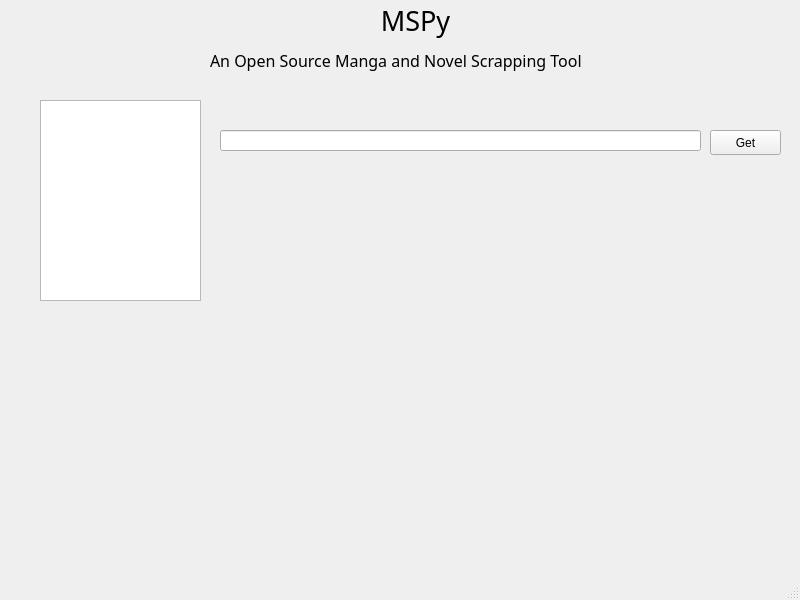
<?xml version="1.0" encoding="UTF-8"?>
<ui version="4.0">
 <class>MainWindow</class>
 <widget class="QMainWindow" name="MainWindow">
  <property name="geometry">
   <rect>
    <x>0</x>
    <y>0</y>
    <width>800</width>
    <height>600</height>
   </rect>
  </property>
  <property name="windowTitle">
   <string>MainWindow</string>
  </property>
  <widget class="QWidget" name="centralwidget">
   <widget class="QLabel" name="label">
    <property name="geometry">
     <rect>
      <x>350</x>
      <y>0</y>
      <width>131</width>
      <height>41</height>
     </rect>
    </property>
    <property name="font">
     <font>
      <family>Noto Serif Medium</family>
      <pointsize>20</pointsize>
     </font>
    </property>
    <property name="text">
     <string>MSPy</string>
    </property>
    <property name="scaledContents">
     <bool>false</bool>
    </property>
    <property name="alignment">
     <set>Qt::AlignCenter</set>
    </property>
   </widget>
   <widget class="QLabel" name="label_2">
    <property name="geometry">
     <rect>
      <x>210</x>
      <y>40</y>
      <width>391</width>
      <height>41</height>
     </rect>
    </property>
    <property name="font">
     <font>
      <family>Noto Serif Medium</family>
      <pointsize>12</pointsize>
     </font>
    </property>
    <property name="text">
     <string>An Open Source Manga and Novel Scrapping Tool</string>
    </property>
   </widget>
   <widget class="QLineEdit" name="lineEdit">
    <property name="geometry">
     <rect>
      <x>220</x>
      <y>130</y>
      <width>481</width>
      <height>21</height>
     </rect>
    </property>
    <property name="text">
     <string/>
    </property>
   </widget>
   <widget class="QGraphicsView" name="graphicsView">
    <property name="geometry">
     <rect>
      <x>40</x>
      <y>100</y>
      <width>161</width>
      <height>201</height>
     </rect>
    </property>
   </widget>
   <widget class="QPushButton" name="pushButton">
    <property name="geometry">
     <rect>
      <x>710</x>
      <y>130</y>
      <width>71</width>
      <height>25</height>
     </rect>
    </property>
    <property name="text">
     <string>Get</string>
    </property>
   </widget>
  </widget>
  <widget class="QMenuBar" name="menubar">
   <property name="geometry">
    <rect>
     <x>0</x>
     <y>0</y>
     <width>800</width>
     <height>22</height>
    </rect>
   </property>
  </widget>
  <widget class="QStatusBar" name="statusbar"/>
 </widget>
 <resources/>
 <connections/>
</ui>
